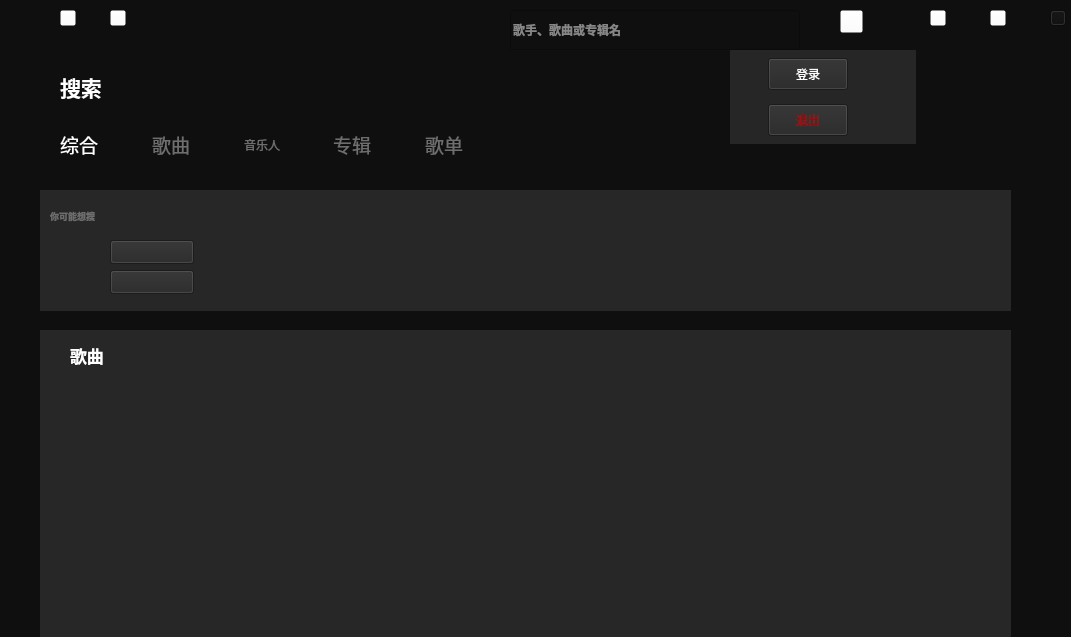
   <widget class="QFrame" name="frame">
    <property name="geometry">
     <rect>
      <x>210</x>
      <y>0</y>
      <width>1071</width>
      <height>637</height>
     </rect>
    </property>
    <property name="styleSheet">
     <string notr="true">background-color: rgb(15, 15, 15);</string>
    </property>
    <property name="frameShape">
     <enum>QFrame::NoFrame</enum>
    </property>
    <property name="lineWidth">
     <number>0</number>
    </property>
    <widget class="QPushButton" name="pushButton_2">
     <property name="geometry">
      <rect>
       <x>1050</x>
       <y>10</y>
       <width>16</width>
       <height>16</height>
      </rect>
     </property>
     <property name="minimumSize">
      <size>
       <width>16</width>
       <height>16</height>
      </size>
     </property>
     <property name="maximumSize">
      <size>
       <width>16</width>
       <height>16</height>
      </size>
     </property>
     <property name="text">
      <string/>
     </property>
    </widget>
    <widget class="QPushButton" name="pushButton_7">
     <property name="geometry">
      <rect>
       <x>840</x>
       <y>10</y>
       <width>23</width>
       <height>23</height>
      </rect>
     </property>
     <property name="cursor">
      <cursorShape>PointingHandCursor</cursorShape>
     </property>
     <property name="styleSheet">
      <string notr="true">background-color: rgba(255, 255, 255, 0);
</string>
     </property>
     <property name="text">
      <string/>
     </property>
    </widget>
    <widget class="MyLineEdit" name="lineEdit">
     <property name="geometry">
      <rect>
       <x>510</x>
       <y>10</y>
       <width>290</width>
       <height>40</height>
      </rect>
     </property>
     <property name="minimumSize">
      <size>
       <width>290</width>
       <height>40</height>
      </size>
     </property>
     <property name="maximumSize">
      <size>
       <width>290</width>
       <height>40</height>
      </size>
     </property>
     <property name="font">
      <font>
       <family>微软雅黑</family>
       <pointsize>9</pointsize>
       <weight>75</weight>
       <bold>true</bold>
      </font>
     </property>
     <property name="styleSheet">
      <string notr="true">color: rgb(255, 255, 255);</string>
     </property>
     <property name="placeholderText">
      <string>歌手、歌曲或专辑名</string>
     </property>
     <property name="clearButtonEnabled">
      <bool>false</bool>
     </property>
    </widget>
    <widget class="QPushButton" name="pushButton">
     <property name="geometry">
      <rect>
       <x>750</x>
       <y>20</y>
       <width>16</width>
       <height>16</height>
      </rect>
     </property>
     <property name="minimumSize">
      <size>
       <width>16</width>
       <height>16</height>
      </size>
     </property>
     <property name="maximumSize">
      <size>
       <width>16</width>
       <height>16</height>
      </size>
     </property>
     <property name="text">
      <string/>
     </property>
     <property name="shortcut">
      <string>Return</string>
     </property>
    </widget>
    <widget class="QWidget" name="mywidget" native="true">
     <property name="geometry">
      <rect>
       <x>40</x>
       <y>330</y>
       <width>971</width>
       <height>321</height>
      </rect>
     </property>
     <property name="font">
      <font>
       <family>微软雅黑</family>
       <pointsize>13</pointsize>
       <weight>75</weight>
       <italic>false</italic>
       <bold>true</bold>
      </font>
     </property>
     <property name="styleSheet">
      <string notr="true">background-color: rgba(39, 39, 39);
color: rgb(255, 255, 255);
</string>
     </property>
     <widget class="QTableView" name="tableView">
      <property name="geometry">
       <rect>
        <x>40</x>
        <y>60</y>
        <width>891</width>
        <height>241</height>
       </rect>
      </property>
      <property name="font">
       <font>
        <family>微软雅黑</family>
        <pointsize>11</pointsize>
        <weight>50</weight>
        <italic>false</italic>
        <bold>false</bold>
       </font>
      </property>
      <property name="autoFillBackground">
       <bool>false</bool>
      </property>
      <property name="styleSheet">
       <string notr="true">background-color: rgba(0, 0, 0, 0);
color: rgba(255, 255, 255, 0);
font: 11pt &quot;微软雅黑&quot;;
</string>
      </property>
      <property name="frameShape">
       <enum>QFrame::NoFrame</enum>
      </property>
      <property name="verticalScrollBarPolicy">
       <enum>Qt::ScrollBarAlwaysOff</enum>
      </property>
      <property name="selectionMode">
       <enum>QAbstractItemView::NoSelection</enum>
      </property>
      <property name="selectionBehavior">
       <enum>QAbstractItemView::SelectRows</enum>
      </property>
      <property name="showGrid">
       <bool>false</bool>
      </property>
      <property name="wordWrap">
       <bool>false</bool>
      </property>
      <attribute name="verticalHeaderVisible">
       <bool>false</bool>
      </attribute>
     </widget>
     <widget class="QLabel" name="label_17">
      <property name="geometry">
       <rect>
        <x>30</x>
        <y>0</y>
        <width>51</width>
        <height>51</height>
       </rect>
      </property>
      <property name="font">
       <font>
        <family>微软雅黑</family>
        <pointsize>13</pointsize>
        <weight>75</weight>
        <italic>false</italic>
        <bold>true</bold>
       </font>
      </property>
      <property name="styleSheet">
       <string notr="true">background-color: rgba(0, 0, 0, 0);
color: rgb(255, 255, 255);;
</string>
      </property>
      <property name="text">
       <string>歌曲</string>
      </property>
     </widget>
    </widget>
    <widget class="QWidget" name="mywidget2" native="true">
     <property name="geometry">
      <rect>
       <x>730</x>
       <y>50</y>
       <width>186</width>
       <height>94</height>
      </rect>
     </property>
     <property name="styleSheet">
      <string notr="true">background-color: rgb(38, 38, 38);</string>
     </property>
     <layout class="QHBoxLayout" name="horizontalLayout_8">
      <item>
       <layout class="QVBoxLayout" name="verticalLayout_4">
        <item>
         <layout class="QHBoxLayout" name="horizontalLayout_6">
          <item>
           <widget class="QLabel" name="label_13">
            <property name="minimumSize">
             <size>
              <width>32</width>
              <height>32</height>
             </size>
            </property>
            <property name="maximumSize">
             <size>
              <width>32</width>
              <height>32</height>
             </size>
            </property>
            <property name="text">
             <string/>
            </property>
           </widget>
          </item>
          <item>
           <widget class="QPushButton" name="pushButton_15">
            <property name="minimumSize">
             <size>
              <width>25</width>
              <height>32</height>
             </size>
            </property>
            <property name="maximumSize">
             <size>
              <width>100</width>
              <height>32</height>
             </size>
            </property>
            <property name="styleSheet">
             <string notr="true">color: rgb(255, 255, 255);
font: 11pt &quot;微软雅黑&quot;;</string>
            </property>
            <property name="text">
             <string>登录</string>
            </property>
           </widget>
          </item>
          <item>
           <spacer name="horizontalSpacer_16">
            <property name="orientation">
             <enum>Qt::Horizontal</enum>
            </property>
            <property name="sizeHint" stdset="0">
             <size>
              <width>40</width>
              <height>20</height>
             </size>
            </property>
           </spacer>
          </item>
         </layout>
        </item>
        <item>
         <layout class="QHBoxLayout" name="horizontalLayout_7">
          <item>
           <widget class="QLabel" name="label_14">
            <property name="minimumSize">
             <size>
              <width>32</width>
              <height>32</height>
             </size>
            </property>
            <property name="maximumSize">
             <size>
              <width>32</width>
              <height>32</height>
             </size>
            </property>
            <property name="text">
             <string/>
            </property>
           </widget>
          </item>
          <item>
           <widget class="QPushButton" name="pushButton_16">
            <property name="minimumSize">
             <size>
              <width>0</width>
              <height>32</height>
             </size>
            </property>
            <property name="maximumSize">
             <size>
              <width>16777215</width>
              <height>32</height>
             </size>
            </property>
            <property name="styleSheet">
             <string notr="true">color: rgb(170, 0, 0);
font: 11pt &quot;微软雅黑&quot;;</string>
            </property>
            <property name="text">
             <string>退出</string>
            </property>
           </widget>
          </item>
          <item>
           <spacer name="horizontalSpacer_17">
            <property name="orientation">
             <enum>Qt::Horizontal</enum>
            </property>
            <property name="sizeHint" stdset="0">
             <size>
              <width>40</width>
              <height>20</height>
             </size>
            </property>
           </spacer>
          </item>
         </layout>
        </item>
       </layout>
      </item>
     </layout>
    </widget>
    <widget class="QWidget" name="widget_3" native="true">
     <property name="geometry">
      <rect>
       <x>40</x>
       <y>190</y>
       <width>971</width>
       <height>121</height>
      </rect>
     </property>
     <property name="minimumSize">
      <size>
       <width>971</width>
       <height>0</height>
      </size>
     </property>
     <property name="styleSheet">
      <string notr="true">background-color: rgb(39, 39, 39);</string>
     </property>
     <widget class="QLabel" name="label_15">
      <property name="geometry">
       <rect>
        <x>10</x>
        <y>10</y>
        <width>81</width>
        <height>31</height>
       </rect>
      </property>
      <property name="font">
       <font>
        <family>微软雅黑</family>
        <pointsize>7</pointsize>
        <weight>75</weight>
        <italic>false</italic>
        <bold>true</bold>
        <underline>false</underline>
       </font>
      </property>
      <property name="styleSheet">
       <string notr="true">background-color: rgba(0, 0, 0, 0);
color: rgb(110, 110, 110);</string>
      </property>
      <property name="text">
       <string>你可能想搜</string>
      </property>
     </widget>
     <widget class="QPushButton" name="pushButton_18">
      <property name="geometry">
       <rect>
        <x>70</x>
        <y>50</y>
        <width>84</width>
        <height>24</height>
       </rect>
      </property>
      <property name="text">
       <string/>
      </property>
     </widget>
     <widget class="QPushButton" name="pushButton_19">
      <property name="geometry">
       <rect>
        <x>70</x>
        <y>80</y>
        <width>84</width>
        <height>24</height>
       </rect>
      </property>
      <property name="text">
       <string/>
      </property>
     </widget>
     <widget class="mylable" name="label_16">
      <property name="geometry">
       <rect>
        <x>10</x>
        <y>50</y>
        <width>48</width>
        <height>48</height>
       </rect>
      </property>
      <property name="minimumSize">
       <size>
        <width>48</width>
        <height>48</height>
       </size>
      </property>
      <property name="maximumSize">
       <size>
        <width>48</width>
        <height>48</height>
       </size>
      </property>
      <property name="text">
       <string/>
      </property>
     </widget>
    </widget>
    <widget class="QWidget" name="widget_4" native="true">
     <property name="geometry">
      <rect>
       <x>60</x>
       <y>40</y>
       <width>441</width>
       <height>141</height>
      </rect>
     </property>
     <widget class="QWidget" name="layoutWidget">
      <property name="geometry">
       <rect>
        <x>0</x>
        <y>20</y>
        <width>451</width>
        <height>112</height>
       </rect>
      </property>
      <layout class="QVBoxLayout" name="verticalLayout">
       <item>
        <layout class="QHBoxLayout" name="horizontalLayout_2">
         <item>
          <widget class="QLabel" name="label">
           <property name="minimumSize">
            <size>
             <width>60</width>
             <height>50</height>
            </size>
           </property>
           <property name="maximumSize">
            <size>
             <width>70</width>
             <height>50</height>
            </size>
           </property>
           <property name="font">
            <font>
             <family>微软雅黑</family>
             <pointsize>5</pointsize>
             <weight>75</weight>
             <italic>false</italic>
             <bold>true</bold>
            </font>
           </property>
           <property name="styleSheet">
            <string notr="true">background-color: rgba(0, 0, 0, 0);
color: rgb(255, 255, 255);</string>
           </property>
           <property name="text">
            <string>&lt;html&gt;&lt;head/&gt;&lt;body&gt;&lt;p&gt;&lt;span style=&quot; font-size:16pt;&quot;&gt;      搜索&lt;/span&gt;&lt;/p&gt;&lt;/body&gt;&lt;/html&gt;</string>
           </property>
          </widget>
         </item>
         <item>
          <widget class="QLabel" name="label_2">
           <property name="minimumSize">
            <size>
             <width>300</width>
             <height>50</height>
            </size>
           </property>
           <property name="maximumSize">
            <size>
             <width>300</width>
             <height>50</height>
            </size>
           </property>
           <property name="font">
            <font>
             <family>微软雅黑</family>
             <pointsize>16</pointsize>
             <weight>75</weight>
             <italic>false</italic>
             <bold>true</bold>
            </font>
           </property>
           <property name="styleSheet">
            <string notr="true">background-color: rgba(0, 0, 0, 0);
color: rgb(59, 195, 87);</string>
           </property>
           <property name="text">
            <string/>
           </property>
          </widget>
         </item>
         <item>
          <spacer name="horizontalSpacer_7">
           <property name="orientation">
            <enum>Qt::Horizontal</enum>
           </property>
           <property name="sizeHint" stdset="0">
            <size>
             <width>40</width>
             <height>20</height>
            </size>
           </property>
          </spacer>
         </item>
        </layout>
       </item>
       <item>
        <layout class="QHBoxLayout" name="horizontalLayout_3">
         <property name="leftMargin">
          <number>0</number>
         </property>
         <item>
          <widget class="QLabel" name="label_7">
           <property name="minimumSize">
            <size>
             <width>0</width>
             <height>50</height>
            </size>
           </property>
           <property name="maximumSize">
            <size>
             <width>16777215</width>
             <height>50</height>
            </size>
           </property>
           <property name="styleSheet">
            <string notr="true">font: 18pt &quot;微软雅黑&quot;;
background-color: rgba(0, 0, 0, 0);
color: rgb(255, 255, 255);</string>
           </property>
           <property name="text">
            <string>&lt;html&gt;&lt;head/&gt;&lt;body&gt;&lt;p&gt;&lt;span style=&quot; font-size:14pt;&quot;&gt;综合&lt;/span&gt;&lt;/p&gt;&lt;/body&gt;&lt;/html&gt;</string>
           </property>
          </widget>
         </item>
         <item>
          <spacer name="horizontalSpacer">
           <property name="orientation">
            <enum>Qt::Horizontal</enum>
           </property>
           <property name="sizeHint" stdset="0">
            <size>
             <width>40</width>
             <height>20</height>
            </size>
           </property>
          </spacer>
         </item>
         <item>
          <widget class="QLabel" name="label_6">
           <property name="minimumSize">
            <size>
             <width>0</width>
             <height>50</height>
            </size>
           </property>
           <property name="maximumSize">
            <size>
             <width>16777215</width>
             <height>50</height>
            </size>
           </property>
           <property name="styleSheet">
            <string notr="true">font: 18pt &quot;微软雅黑&quot;;
background-color: rgba(0, 0, 0, 0);
color: rgb(110, 110, 110);</string>
           </property>
           <property name="text">
            <string>&lt;html&gt;&lt;head/&gt;&lt;body&gt;&lt;p&gt;&lt;span style=&quot; font-size:14pt;&quot;&gt;歌曲&lt;/span&gt;&lt;/p&gt;&lt;/body&gt;&lt;/html&gt;</string>
           </property>
          </widget>
         </item>
         <item>
          <spacer name="horizontalSpacer_3">
           <property name="orientation">
            <enum>Qt::Horizontal</enum>
           </property>
           <property name="sizeHint" stdset="0">
            <size>
             <width>40</width>
             <height>20</height>
            </size>
           </property>
          </spacer>
         </item>
         <item>
          <widget class="QLabel" name="label_4">
           <property name="minimumSize">
            <size>
             <width>0</width>
             <height>50</height>
            </size>
           </property>
           <property name="maximumSize">
            <size>
             <width>16777215</width>
             <height>50</height>
            </size>
           </property>
           <property name="styleSheet">
            <string notr="true">font: 14pt &quot;微软雅黑&quot;;
background-color: rgba(0, 0, 0, 0);
color: rgb(110, 110, 110);</string>
           </property>
           <property name="text">
            <string>&lt;html&gt;&lt;head/&gt;&lt;body&gt;&lt;p&gt;音乐人&lt;/p&gt;&lt;/body&gt;&lt;/html&gt;</string>
           </property>
          </widget>
         </item>
         <item>
          <spacer name="horizontalSpacer_4">
           <property name="orientation">
            <enum>Qt::Horizontal</enum>
           </property>
           <property name="sizeHint" stdset="0">
            <size>
             <width>40</width>
             <height>20</height>
            </size>
           </property>
          </spacer>
         </item>
         <item>
          <widget class="QLabel" name="label_5">
           <property name="minimumSize">
            <size>
             <width>0</width>
             <height>50</height>
            </size>
           </property>
           <property name="maximumSize">
            <size>
             <width>16777215</width>
             <height>50</height>
            </size>
           </property>
           <property name="styleSheet">
            <string notr="true">font: 18pt &quot;微软雅黑&quot;;
background-color: rgba(0, 0, 0, 0);
color: rgb(110, 110, 110);</string>
           </property>
           <property name="text">
            <string>&lt;html&gt;&lt;head/&gt;&lt;body&gt;&lt;p&gt;&lt;span style=&quot; font-size:14pt;&quot;&gt;专辑&lt;/span&gt;&lt;/p&gt;&lt;/body&gt;&lt;/html&gt;</string>
           </property>
          </widget>
         </item>
         <item>
          <spacer name="horizontalSpacer_2">
           <property name="orientation">
            <enum>Qt::Horizontal</enum>
           </property>
           <property name="sizeHint" stdset="0">
            <size>
             <width>40</width>
             <height>20</height>
            </size>
           </property>
          </spacer>
         </item>
         <item>
          <widget class="QLabel" name="label_9">
           <property name="minimumSize">
            <size>
             <width>0</width>
             <height>50</height>
            </size>
           </property>
           <property name="maximumSize">
            <size>
             <width>70</width>
             <height>50</height>
            </size>
           </property>
           <property name="styleSheet">
            <string notr="true">font: 18pt &quot;微软雅黑&quot;;
background-color: rgba(0, 0, 0, 0);
color: rgb(110, 110, 110);</string>
           </property>
           <property name="text">
            <string>&lt;html&gt;&lt;head/&gt;&lt;body&gt;&lt;p&gt;&lt;span style=&quot; font-size:14pt;&quot;&gt;歌单&lt;/span&gt;&lt;/p&gt;&lt;/body&gt;&lt;/html&gt;</string>
           </property>
          </widget>
         </item>
         <item>
          <spacer name="horizontalSpacer_18">
           <property name="orientation">
            <enum>Qt::Horizontal</enum>
           </property>
           <property name="sizeHint" stdset="0">
            <size>
             <width>40</width>
             <height>20</height>
            </size>
           </property>
          </spacer>
         </item>
        </layout>
       </item>
      </layout>
     </widget>
    </widget>
    <widget class="mylable" name="label_18">
     <property name="geometry">
      <rect>
       <x>840</x>
       <y>10</y>
       <width>35</width>
       <height>35</height>
      </rect>
     </property>
     <property name="text">
      <string/>
     </property>
    </widget>
    <widget class="QPushButton" name="pushButton_8">
     <property name="geometry">
      <rect>
       <x>60</x>
       <y>10</y>
       <width>16</width>
       <height>16</height>
      </rect>
     </property>
     <property name="minimumSize">
      <size>
       <width>16</width>
       <height>16</height>
      </size>
     </property>
     <property name="maximumSize">
      <size>
       <width>16</width>
       <height>16</height>
      </size>
     </property>
     <property name="styleSheet">
      <string notr="true">border-image: url(:/返回.svg);
background-color: rgba(255, 255, 255, 0);</string>
     </property>
     <property name="text">
      <string/>
     </property>
     <property name="iconSize">
      <size>
       <width>32</width>
       <height>32</height>
      </size>
     </property>
    </widget>
    <widget class="QPushButton" name="pushButton_9">
     <property name="geometry">
      <rect>
       <x>110</x>
       <y>10</y>
       <width>16</width>
       <height>16</height>
      </rect>
     </property>
     <property name="minimumSize">
      <size>
       <width>16</width>
       <height>16</height>
      </size>
     </property>
     <property name="maximumSize">
      <size>
       <width>16</width>
       <height>16</height>
      </size>
     </property>
     <property name="styleSheet">
      <string notr="true">border-image: url(:/前进.svg);
background-color: rgba(255, 255, 255, 0);</string>
     </property>
     <property name="text">
      <string/>
     </property>
     <property name="iconSize">
      <size>
       <width>32</width>
       <height>32</height>
      </size>
     </property>
    </widget>
    <widget class="QPushButton" name="pushButton_25">
     <property name="geometry">
      <rect>
       <x>930</x>
       <y>10</y>
       <width>16</width>
       <height>16</height>
      </rect>
     </property>
     <property name="minimumSize">
      <size>
       <width>16</width>
       <height>16</height>
      </size>
     </property>
     <property name="maximumSize">
      <size>
       <width>16</width>
       <height>16</height>
      </size>
     </property>
     <property name="styleSheet">
      <string notr="true">border-image: url(:/最小化.svg);
background-color: rgba(255, 255, 255, 0);</string>
     </property>
     <property name="text">
      <string/>
     </property>
    </widget>
    <widget class="QPushButton" name="pushButton_26">
     <property name="geometry">
      <rect>
       <x>990</x>
       <y>10</y>
       <width>16</width>
       <height>16</height>
      </rect>
     </property>
     <property name="minimumSize">
      <size>
       <width>16</width>
       <height>16</height>
      </size>
     </property>
     <property name="maximumSize">
      <size>
       <width>16</width>
       <height>16</height>
      </size>
     </property>
     <property name="styleSheet">
      <string notr="true">border-image: url(:/24gl-square.svg);
background-color: rgba(255, 255, 255, 0);</string>
     </property>
     <property name="text">
      <string/>
     </property>
    </widget>
    <widget class="QLabel" name="label_21">
     <property name="geometry">
      <rect>
       <x>880</x>
       <y>10</y>
       <width>32</width>
       <height>32</height>
      </rect>
     </property>
     <property name="styleSheet">
      <string notr="true">border-image: url(:/竖线.svg);
background-color: rgba(255, 255, 255, 0);</string>
     </property>
     <property name="text">
      <string/>
     </property>
    </widget>
    <zorder>label_18</zorder>
    <zorder>pushButton_2</zorder>
    <zorder>pushButton</zorder>
    <zorder>mywidget2</zorder>
    <zorder>widget_3</zorder>
    <zorder>widget_4</zorder>
    <zorder>mywidget</zorder>
    <zorder>lineEdit</zorder>
    <zorder>pushButton_8</zorder>
    <zorder>pushButton_9</zorder>
    <zorder>pushButton_25</zorder>
    <zorder>pushButton_26</zorder>
    <zorder>pushButton_7</zorder>
    <zorder>label_21</zorder>
   </widget>
